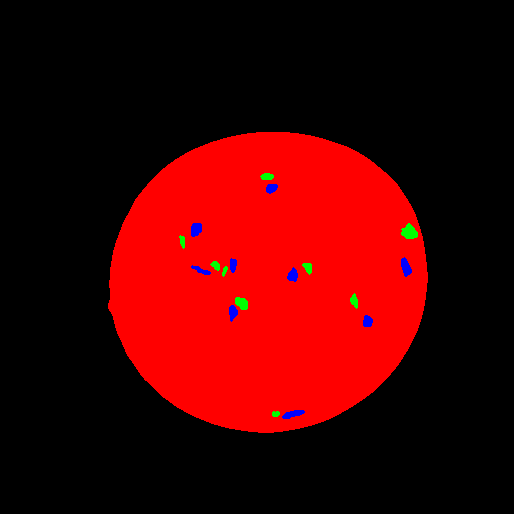
%> input picture data/annotation_day01.png, 514 x 514 px
$ octave Rapport_2.m   (GNU Octave 9; MATLAB toolbox functions it lacks are replaced by stand-ins)
%> lines starting %> are read from the running program, lines starting %| are printed output that depends on the picture; in (x1, y1, x2, y2) boxes, pixels count from 0 and x2, y2 are one past the last pixel; in counts of white or black regions, pixels touching at a corner belong together; the program's own positions count from 1
### Matlab/loadMulti.m
function [multiIm, annotationIm] = loadMulti(imName, annotationName, dirPath)
%> called with imName = 'multispectral_day01.mat', annotationName = 'annotation_day01.png'
% Loading multispectral image and an annotation
%
% function [multiIm, annotationIm] = loadMulti(imName, annotationName)
%
% Input
%   imName - name of multispectral image file - a *.mat file
%   annotationName - name of annotation image file - a *.png file
%   dirPath (optional) - path to data directory where the image files are
%       placed
%
% Output
%   multiIm - multispectral image
%   annotationIm - image with annotation mask of size r x c x 3. Layer 1 is
%       the salami annotation (both fat and meat, layer 2 is the fat, and
%       layer 3 is the meat. The pixel value is 1 in the annotation and 0
%       elsewhere.
%
% Anders Lindbjerg Dahl - DTU, January 2013
%

% check if dirPath is given
if ( nargin == 2 )
    dirPath = '';
end

% load the multispectral image
load([dirPath imName]);
multiIm = immulti;

% make annotation image of zeros
annotationIm = zeros(size(multiIm,1), size(multiIm,2), 3);

% read the mask image
aIm = imread([dirPath annotationName]);
%> aIm is the input picture: size 514x514x3 uint8; mean R, G, B 71.4, 0.7, 0.9

% set in ones
for i = 1:3
    annotationIm(:,:,i) = ( aIm(:,:,i) == 255 );
end

### Matlab/getPix.m
function [clPix, r, c] = getPix(multiIm, maskIm)
% Extracting pixels from multispectral image
%
% function [clPix, row, col] = getPix(multiIm, maskIm)
%
% Input
%   multiIm - multispectral image of size r x c x l
%   maskIm - binary mask with ones at pixels that should be extracted (use
%       layers from annotationIm from the loadMulti function)
%
% Output
%   clPix - pixels in n x l matrix
%   row - row pixels indicies
%   col - column pixels indicies
%
% Anders Lindbjerg Dahl - DTU, January 2013
%
nMask = sum(maskIm(:));
%> nMask = 756

[r, c] = find(maskIm == 1);
%> r = 756 values from 174 to 417; c = 756 values from 180 to 418

clPix = zeros(nMask, size(multiIm,3));
for i = 1:size(multiIm,3)
    tmp = multiIm(:,:,i);
    clPix(:,i) = tmp(maskIm == 1);
end
%> this loop made 19 passes
%> pass 1, in getPix, `tmp = multiIm(:,:,i);`:
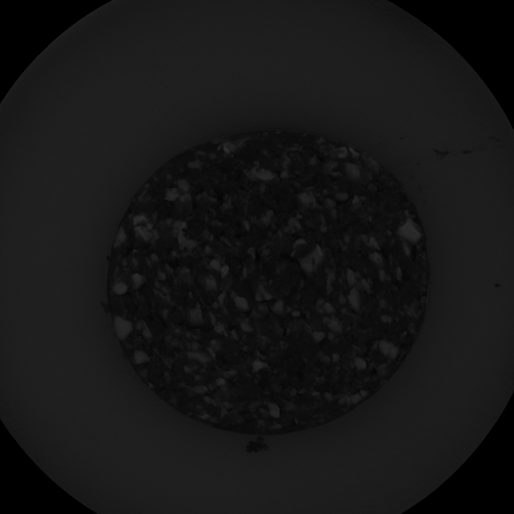
%> tmp: size 514x514 uint8; min 0, max 47, mean 22.6
%> pass 2, in getPix, `tmp = multiIm(:,:,i);`:
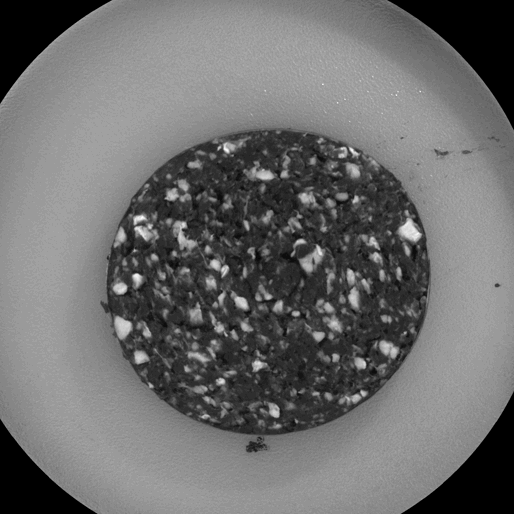
%> tmp: size 514x514 uint8; min 0, max 38, mean 16.4; drawn with min black and max white

### computeMeanThresholds.m
function [meanThresholds,idx] = computeMeanThresholds(multiIm,annotationIm)
    [fatPix, fatR, fatC] = getPix(multiIm, annotationIm(:,:,2));
%> fatR = 756 values, max 417 at index 379, min 174 at index 308, mean 265.7; fatC = 756 values from 180 to 418
    [meatPix, meatR, meatC] = getPix(multiIm, annotationIm(:,:,3));
%> meatR = 969 values, max 419 at index 502, min 185 at index 418, mean 285.8; meatC = 969 values from 192 to 412

    % Finding spectral band with best discriminative properties for meat and
    % fat. Using mean and median.

    meanDif = abs(mean(fatPix)-mean(meatPix));
%> meanDif = 19 values, max 29.21 at index 5, min 0.0244 at index 19, mean 18.42

    [maxVal, idx] = max(meanDif);
%> maxVal = 29.21; idx = 5

    % Calculating threshold values for day 1.

    meanThresholds = (mean(fatPix)+mean(meatPix))/2;
%> meanThresholds = 19 values, max 69.18 at index 13, min 1.29 at index 19, mean 43.36
end

### Matlab/showHistograms.m
function h = showHistograms(multiIm, pixId, band, showOn)
% Extracting a histogram from an 8 bit multispectral image (values ranging from 0
% to 255)
%
% function h = showHistograms(multiIm, pixId, band, showOn)
%
% Input
%   multiIm - multispectral image
%   pixId - pixels that should be included in the histogram. Either a list of row
%       and column indices of size n x 2, or a binary image of size r x c x m
%       with regions that should be part of the histogram. m is the number
%       of histograms that should be extracted.
%   band - spectral band where the histogram should be extracted
%   showOn (optional) - boolean that tells if the histogram should be
%       plotted. Default is not to plot the histogram.
%
% Output
%   h - multispectral image
%
% Anders Lindbjerg Dahl - DTU, January 2013
%

if ( nargin == 3 )
    showOn = false;
end


if ( size(pixId,1) == size(multiIm,1) && size(pixId,2) == size(multiIm,2) )
    n = size(pixId,3);
    h = zeros(256,n);
    for i = 1:n
        for j = 1:size(pixId,1)
            for k = 1:size(pixId,2)
                if ( pixId(j,k,i) == 1 )
                    h(multiIm(j,k,band)+1,i) = h(multiIm(j,k,band)+1,i) + 1;
                end
            end
        end
    end
else
    h = zeros(256,1);
    for i = 1:size(pixId,1)
        h(multiIm(pixId(i,1),pixId(i,2),band)+1) = h(multiIm(pixId(i,1),pixId(i,2),band)+1) + 1;
    end
end

if ( showOn )
    hId = find(sum(h,2) > 0);
    fId = max(min(hId)-3,1);
    tId = min(max(hId)+3,255);
    figure
    plot(fId:tId,h(fId:tId,:))
end

### computeSFunctions.m
function[Sf_fat, Sf_meat] = computeSFunctions(multiIm,annotationIm,pFat,pMeat)

    pFat = pFat;
    pMeat = pMeat;

    [fatPix, fatR, fatC] = getPix(multiIm, annotationIm(:,:,2));
    [meatPix, meatR, meatC] = getPix(multiIm, annotationIm(:,:,3));

    fatSigma = cov(fatPix);
    meatSigma = cov(meatPix);

    meanFat = mean(fatPix);
    meanMeat = mean(meatPix);

    lenMeat = length(meatPix);
    lenFat = length(fatPix);

    pooledSigma = (1/((lenMeat-1)+(lenFat-1))).*((lenMeat-1).*meatSigma+(lenFat-1).*fatSigma);

    pooledSigmaInv = inv(pooledSigma);

    Sf_fat = @(x) permute(x,[1,3,2])*pooledSigmaInv*permute(meanFat,[2,1])-(1/2)*meanFat*pooledSigmaInv*permute(meanFat,[2,1])+log(pFat);

    Sf_meat = @(x) permute(x,[1,3,2])*pooledSigmaInv*permute(meanMeat,[2,1])-(1/2)*meanMeat*pooledSigmaInv*permute(meanMeat,[2,1])+log(pMeat);
end

### Rapport_2.m
addpath(genpath('data'));
addpath(genpath('Matlab'));

%%

[multiIm, annotationIm] = loadMulti('multispectral_day01.mat','annotation_day01.png');

[meanThresholds,idx] = computeMeanThresholds(multiIm, annotationIm);
%> idx = 5

[fatPix, fatR, fatC] = getPix(multiIm, annotationIm(:,:,2));
%> fatC = 756 values from 180 to 418
[meatPix, meatR, meatC] = getPix(multiIm, annotationIm(:,:,3));
%> meatC = 969 values from 192 to 412

%%

figure (1)
plot(mean(meatPix), 'b');
hold on
plot(mean(fatPix), 'r');
hold on
plot(meanThresholds,'g');
legend('Fat pixels','Meat pixels','Thresholds');

%%

figure(2)
plot(showHistograms(multiIm,annotationIm(:,:,3),idx,false),'b');
%> after the loop in showHistograms, `for i = 1:n`: h = 256 values, max 179 at index 15, min 0 at index 1, mean 3.79
hold on
plot(showHistograms(multiIm,annotationIm(:,:,2),idx,false),'r');
hold on
xline(mean(meatPix(:,idx)),'b');
hold on
xline(mean(fatPix(:,idx)),'r');
hold on
xline(meanThresholds(idx),'k');
xlim([5 65]);
legend('Meat','Fat');

%%

% For each spectral layer, the number of fat and meat pixels on the 'wrong'
% side of the threshold i counted.

errorRate = zeros(1,19);

for l = 1:18
    for p = 1:length(fatPix)
        if fatPix(p,l) < meanThresholds(l)
            errorRate(l) = errorRate(l) + 1;
        end
    end
    for p = 1:length(meatPix)
        if meatPix(p,l) > meanThresholds(l)
            errorRate(l) = errorRate(l) + 1;
        end
    end
end
%> after the loop, errorRate = 19 values, max 28 at index 2, min 0 at index 19, mean 15.63

figure(2)
plot(errorRate);

%%

% Combining annotations to get image of background.

background = sum(annotationIm,3);
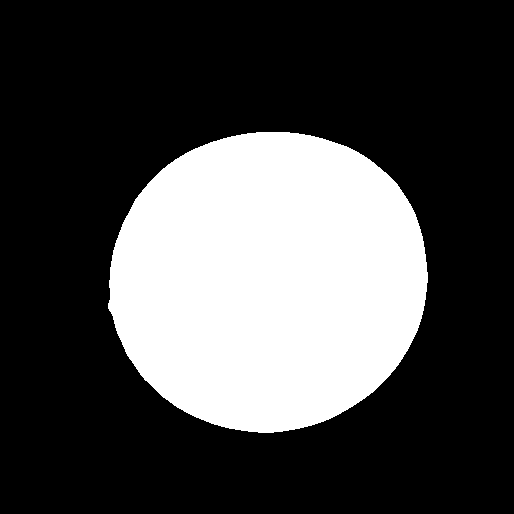
%> background: size 514x514 double; values 0 (black) and 1 (white), 28.7% white; 1 white region, box (x1, y1, x2, y2) and area: (108, 132, 428, 433) 75720

%%

% Converting from int8 to double.

multiImDouble = double(multiIm);

%%

meatClass = zeros(514);

% Classifying every meat-pixel and giving it value 1.

for i = 1:514
    for j = 1:514
        if multiImDouble(i,j,idx) < meanThresholds(idx) && background(i,j) == 1
            meatClass(i,j) = 1;
        end
    end
end
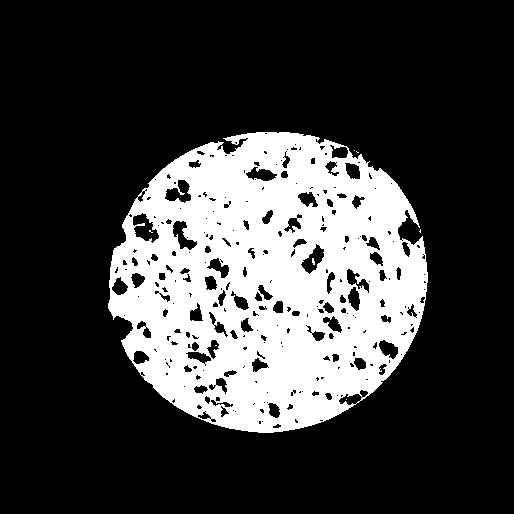
%> meatClass: size 514x514 double; values 0 (black) and 1 (white), 24.5% white; 8 white regions (7 under 20 px), largest, box (x1, y1, x2, y2) and area: (108, 132, 428, 433) 64826

figure(3);
imshow(meatClass);
title('Meat-pixels classified and colored white with simple model');

%%
pFat = 0.3;
pMeat = 0.7;

[Sf_fat,Sf_meat] = computeSFunctions(multiIm,annotationIm,pFat,pMeat);
%> in computeSFunctions, `meanFat = mean(fatPix);`: meanFat = 19 values, max 74.92 at index 13, min 1.3 at index 19, mean 52.57
%> in computeSFunctions, `meanMeat = mean(meatPix);`: meanMeat = 19 values, max 63.43 at index 13, min 1.27 at index 19, mean 34.15

%%

% Computing Sfat and Smeat for each pixel.

Sfat = zeros(514);
Smeat = zeros(514);

%> (the run ends here)
